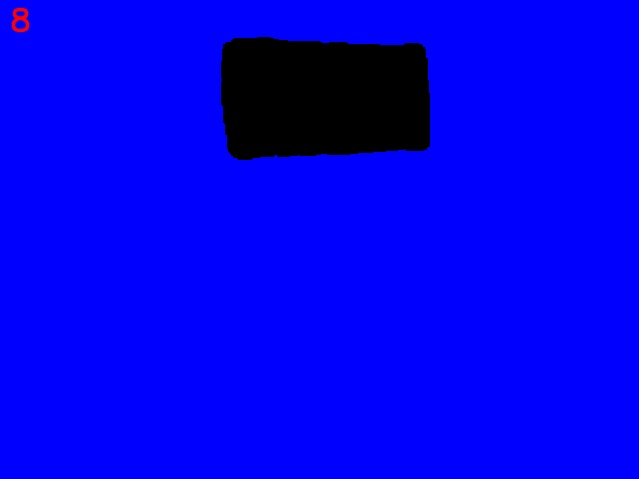
#> input picture drawn0_8.jpg, 639 x 479 px, given in place of the camera
$ python try.py
#> lines starting #> are read from the running program, lines starting #| are printed output that depends on the picture; after the words box and inside, x2 and y2 are one past the last pixel; in counts of white or black regions, pixels touching at a corner belong together
### Util.py
import cv2
import pytesseract

cap = cv2.VideoCapture(0)
def capture():
    _,img = cap.read()
#> img is the input picture: shape (479, 639, 3); mean B, G, R 234.5, 0, 0.2
    return img

# [5 lines left out: function crop, not called in this run]


img=capture()
print(img.shape)
#| (479, 639, 3)

### try.py
import cv2
import numpy as np
from Util import capture
#Read input image
img = capture()
cv2.imshow("irig", img)
# convert from BGR to HSV color space
gray = cv2.cvtColor(img, cv2.COLOR_BGR2GRAY)
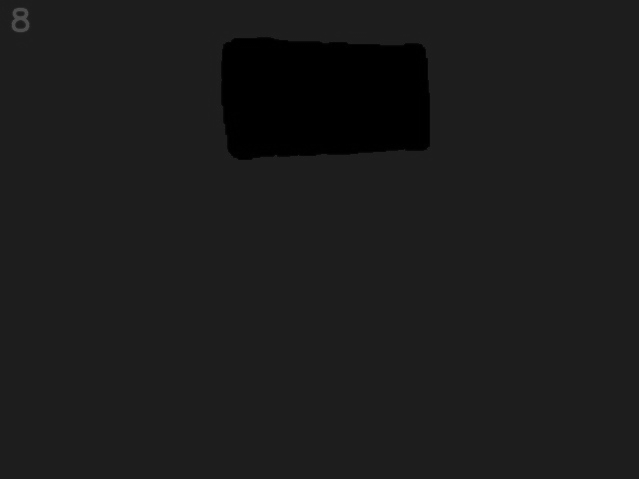
#> gray: shape (479, 639); min 0, max 81, mean 26.9

#apply threshold
thresh = cv2.threshold(gray, 40, 255, cv2.THRESH_BINARY)[1]
#> thresh: shape (479, 639); 0.1% white; 1 white region

# find contours and get one with area about 180*35
# draw all contours in green and accepted ones in red
contours = cv2.findContours(thresh, cv2.RETR_TREE, cv2.CHAIN_APPROX_SIMPLE)
#> contours = 3 contours; box (x1, y1, x2, y2) and area: (11, 7, 30, 33) 346, (15, 19, 26, 29) 68, (16, 11, 25, 17) 35
contours = contours[0] if len(contours) == 2 else contours[1]
#area_thresh = 0
min_area = 0.95*180*35
max_area = 1.05*180*35
result = img.copy()
for c in contours:
    area = cv2.contourArea(c)
    cv2.drawContours(result, [c], -1, (0, 255, 0), 1)
    if area > min_area and area < max_area:
            cv2.drawContours(result, [c], -1, (0, 0, 255), 1)
#> this loop made 3 passes
#> area on passes 1 to 3: 346.5, 68, 35
#> result: shape (479, 639, 3); 0.04% of pixels changed, all inside (x1, y1, x2, y2) = (11, 7, 30, 33)

# save result
cv2.imwrite("box_found.png", result)

# show images
cv2.imshow("GRAY", gray)
cv2.imshow("THRESH", thresh)
cv2.imshow("RESULT", result)
cv2.waitKey(0)
